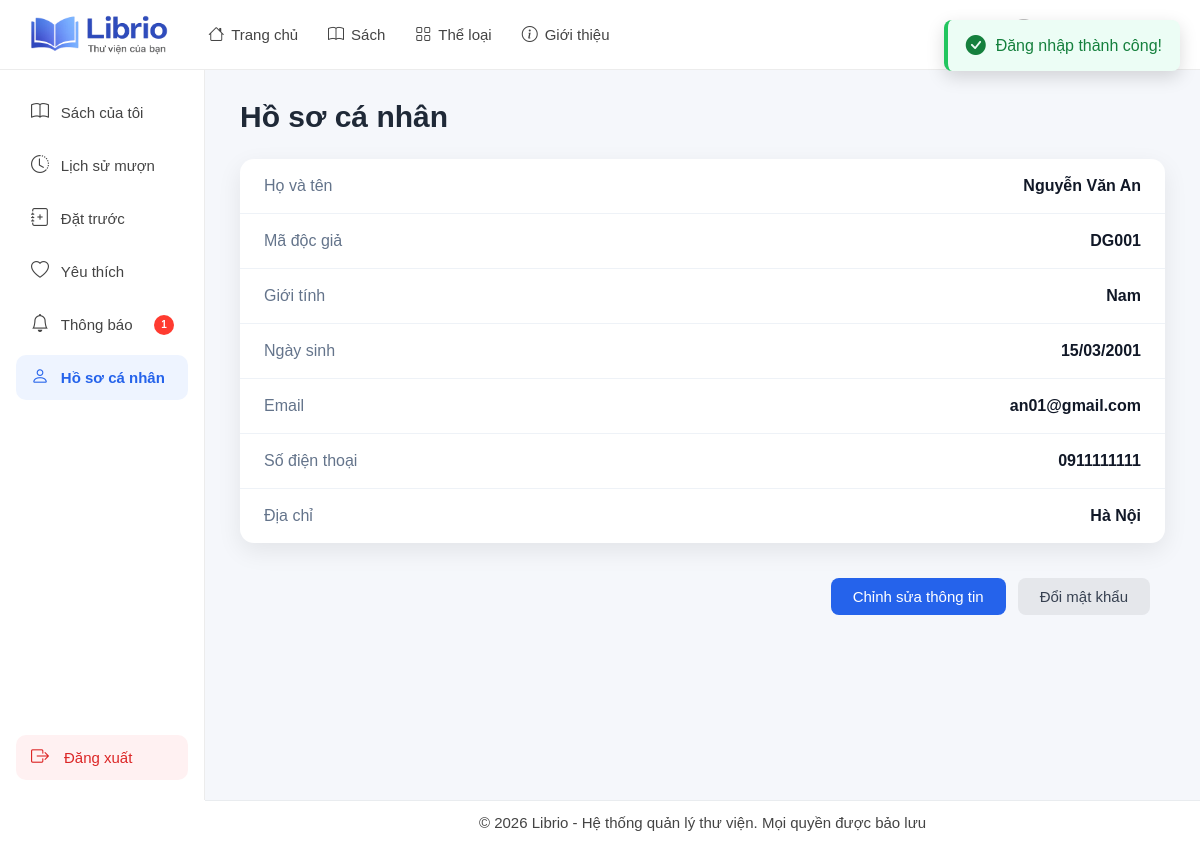
The app's page /index.php?page=profile_reader (signed in) with its own data.
### tables this page shows
CREATE TABLE `readers` (
    `reader_id` INT AUTO_INCREMENT PRIMARY KEY,             
    `reader_code` VARCHAR(10) NOT NULL UNIQUE,              
    `full_name` VARCHAR(100) NOT NULL,                      
    `gender` ENUM('Male','Female','Other') 
           DEFAULT 'Other' NOT NULL,                        
    `birth_date` DATE,                                      
    `email` VARCHAR(100) NOT NULL,                          
    `phone` VARCHAR(20) NOT NULL,                           
    `password` VARCHAR(255) NOT NULL,                       
    `address` VARCHAR(255),                                 
    `status` ENUM('active','inactive') 
           DEFAULT 'active' NOT NULL,                       
    `created_at` TIMESTAMP DEFAULT CURRENT_TIMESTAMP NOT NULL  
);

### backend/app/controllers/reader/ReaderProfileController.php (called while the page is built, shortened)
<?php
    require_once __DIR__ . '/../../models/Reader.php';
    class ReaderProfileController extends BaseReaderController
    {
        public static function profile()
        {
            $reader_id = $_SESSION['reader']['reader_id'];
            $reader = Reader::findById($reader_id);
            $currentReader = Reader::findById($_SESSION['reader']['reader_id']);
            require __DIR__ . "/../../../../frontend/reader/profile_reader.php";
        }
    }
?>

### index.php (called while the page is built, shortened)
<?php
    require_once __DIR__ . '/backend/app/router.php';
?>

### backend/app/models/Reader.php (called while the page is built, shortened)
<?php
    require_once __DIR__ . '/../config/database.php';
    class Reader
    {
        public static function findById($reader_id)
        {
            global $conn;
            $sql = "SELECT *
                    FROM readers
                    WHERE reader_id = ?
                    LIMIT 1";
            $stmt = $conn->prepare($sql);
            $stmt->bind_param("i", $reader_id);
            $stmt->execute();
            return $stmt->get_result()->fetch_assoc();
        }
    }
?>

### frontend/reader/profile_reader.php (the view, shortened to what this page needs)
<!DOCTYPE html>
<html lang="vi">
<head>
    <link rel="stylesheet" href="https://cdn.jsdelivr.net/npm/bootstrap-icons@1.11.3/font/bootstrap-icons.min.css">
    <link rel="stylesheet" href="<?= BASE_URL ?>/frontend/assets/css/reader/navbar.css?v=1.0">
    <link rel="stylesheet" href="<?= BASE_URL ?>/frontend/assets/css/reader/sidebar_reader.css?v=1.0">
    <link rel="stylesheet" href="<?= BASE_URL ?>/frontend/assets/css/reader/footer.css?v=1.0">
    <link rel="stylesheet" href="<?= BASE_URL ?>/frontend/assets/css/reader/profile_reader.css?v=1.0">
    <link rel="stylesheet" href="<?= BASE_URL ?>/frontend/assets/css/alert.css?v=1.0">
</head>
<body>
    <?php require_once 'navbar.php';?>
    <?php require_once 'sidebar_reader.php';?>
    <div class="profile-container">
        <div class="profile-header">
            <h2 id="profile-title">Hồ sơ cá nhân</h2>
        </div>
        <?php if (isset($_SESSION['success'])): ?>
            <div class="alert-success" id="alert-success">
                <i class="bi bi-check-circle-fill"></i>
                <span><?= $_SESSION['success'] ?></span>
            </div>
        <?php endif; ?>
        <div class="profile-card" id="profile-view">
            <div class="profile-row">
                <span>Họ và tên</span>
                <strong><?= htmlspecialchars($reader['full_name']) ?></strong>
            </div>
            <div class="profile-row">
                <span>Mã độc giả</span>
                <strong><?= htmlspecialchars($reader['reader_code']) ?></strong>
            </div>
            <div class="profile-row">
                <span>Giới tính</span>
                <strong>
                    <?=
                        $reader['gender'] === 'Male' ? 'Nam' :
                        ($reader['gender'] === 'Female' ? 'Nữ' : 'Khác')
                    ?>
                </strong>
            </div>
            <div class="profile-row">
                <span>Ngày sinh</span>
                <strong>
                    <?= !empty($reader['birth_date'])
                        ? date('d/m/Y', strtotime($reader['birth_date']))
                        : 'Chưa cập nhật'
                    ?>
                </strong>
            </div>
            <div class="profile-row">
                <span>Email</span>
                <strong><?= htmlspecialchars($reader['email']) ?></strong>
            </div>
            <div class="profile-row">
                <span>Số điện thoại</span>
                <strong><?= htmlspecialchars($reader['phone']) ?></strong>
            </div>
            <div class="profile-row">
                <span>Địa chỉ</span>
                <strong><?= $reader['address'] ?: 'Chưa cập nhật' ?></strong>
            </div>
        </div>
        <div class="profile-actions" id="view-actions">
            <button type="button" id="edit-profile-btn" class="btn-primary">
                Chỉnh sửa thông tin
            </button>
            <a href="<?= BASE_URL ?>/index.php?page=changePassword_reader" class="btn-secondary" id="change-password-btn">
                Đổi mật khẩu
            </a>
        </div>
    </div>
    <?php require_once 'footer.php';?>
</body>
</html>

### frontend/assets/css/reader/navbar.css (style rules this page uses)
* { margin: 0; padding: 0; box-sizing: border-box; }
body { font-family: Arial, Helvetica, sans-serif; padding-top: 70px; }

### frontend/assets/css/reader/sidebar_reader.css (style rules this page uses)
* { margin: 0; padding: 0; box-sizing: border-box; }
body { font-family: Arial, Helvetica, sans-serif; }

### frontend/assets/css/reader/profile_reader.css (style rules this page uses)
body { overflow-x: hidden; }
.profile-container { margin-left: 205px; width: calc(100% - 205px); min-height: calc(100vh - 70px); padding: 30px 35px; background: #f5f7fb; }
.profile-header { margin-bottom: 25px; }
.profile-header h2 { font-size: 30px; color: #1f2937; margin-bottom: 8px; }
.profile-card { width: 100%; background: #fff; border-radius: 14px; overflow: hidden; box-shadow: 0 8px 25px rgba(0, 0, 0, .08); }
.profile-row { display: flex; justify-content: space-between; align-items: center; padding: 18px 24px; border-bottom: 1px solid #eef2f7; }
.profile-row:last-child { border-bottom: none; }
.profile-row span { width: 220px; flex-shrink: 0; color: #64748b; font-weight: 500; }
.profile-row strong { flex: 1; color: #111827; font-weight: 600; text-align: right; word-break: break-word; }
.profile-actions { display: flex; justify-content: flex-end; gap: 12px; margin-top: 20px; padding: 15px; }
.btn-primary, .btn-secondary { padding: 10px 22px; border: none; border-radius: 8px; cursor: pointer; font-size: 15px; text-decoration: none; }
.btn-primary { background: #2563eb; color: #fff; }
.btn-secondary { background: #e5e7eb; color: #374151; }

### frontend/assets/css/alert.css (style rules this page uses)
.alert-success { position: fixed; top: 20px; right: 20px; display: flex; align-items: center; gap: 10px; padding: 14px 18px; background: #ecfdf5; color: #15803d; border-left: 4px solid #22c55e; border-radius: 8px; box-shadow: 0 6px 18px rgba(0,0,0,.15); z-index: 9999; transform: translateX(120%); animation: pushIn 0.5s ease forwards; }
.alert-success i { font-size: 20px; }

### records on screen
readers: full_name "Nguyễn Văn An", reader_code "DG001", birth_date "15/03/2001", email "an01@gmail.com", phone "0911111111", address "Hà Nội"

### other values on screen
$unreadNotificationCount "1"
$_SESSION['success'] "Đăng nhập thành công!"
